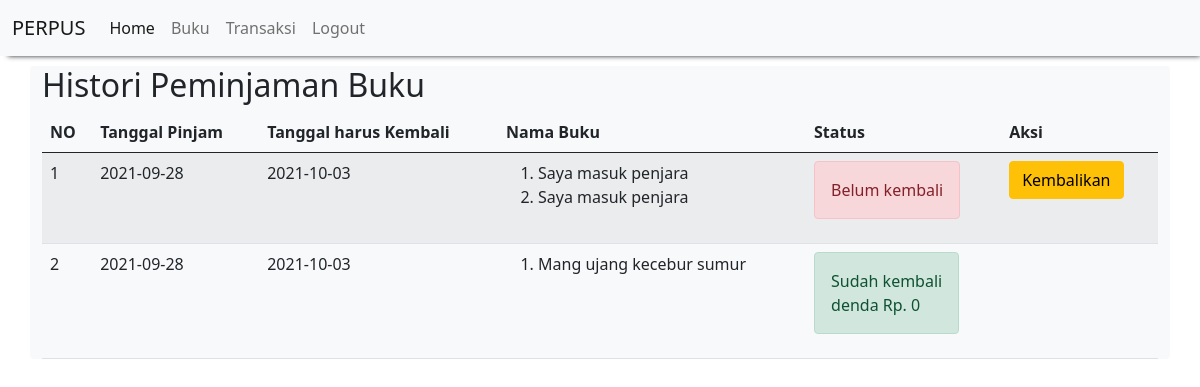
Screenshot of /Perpustakaan2/histori_peminjaman.php (signed in) with the database file from the repository.
### tables this page shows
CREATE TABLE `peminjaman_buku` (
  `id_peminjaman_buku` int(11) NOT NULL,
  `id_siswa` int(11) NOT NULL,
  `tanggal_pinjam` date NOT NULL,
  `tanggal_kembali` date NOT NULL
);

CREATE TABLE `detail_peminjaman_buku` (
  `id_detail_peminjaman_buku` int(11) NOT NULL,
  `id_peminjaman_buku` int(11) NOT NULL,
  `id_buku` int(11) NOT NULL,
  `qty` int(11) NOT NULL
);

CREATE TABLE `buku` (
  `id_buku` int(11) NOT NULL,
  `nama_buku` varchar(255) NOT NULL,
  `penulis` varchar(255) NOT NULL,
  `penerbit` varchar(255) NOT NULL,
  `deskripsi` text NOT NULL,
  `foto` varchar(255) NOT NULL
);

CREATE TABLE `pengembalian_buku` (
  `id_pengembalian_buku` int(11) NOT NULL,
  `id_peminjaman_buku` int(11) NOT NULL,
  `tanggal_pengembalian` date NOT NULL,
  `denda` int(11) NOT NULL
);

### Perpustakaan2/histori_peminjaman.php (the view)
<?php
    include "header.php";
?>
<h2>Histori Peminjaman Buku</h2>
<table class="table table-hover table-striped">
    <thead>
        <th>NO</th><th>Tanggal Pinjam</th><th>Tanggal harus Kembali</th><th>Nama Buku</th><th>Status</th><th>Aksi</th>
    </thead>
    <tbody>
        <?php
        include "koneksi.php";
        $qry_histori=mysqli_query($conn,"select * from peminjaman_buku order by id_peminjaman_buku desc");
        $no=0;
        while($dt_histori=mysqli_fetch_array($qry_histori)){
            $no++;
            $buku_dipinjam="<ol>";
            $qry_buku=mysqli_query($conn,"select * from  detail_peminjaman_buku join buku on buku.id_buku=detail_peminjaman_buku.id_buku where id_peminjaman_buku = '".$dt_histori['id_peminjaman_buku']."'");
            while($dt_buku=mysqli_fetch_array($qry_buku)){
                $buku_dipinjam.="<li>".$dt_buku['nama_buku']."</li>";
            }
            $buku_dipinjam.="</ol>";
            $qry_cek_kembali=mysqli_query($conn,"select * from pengembalian_buku where id_peminjaman_buku = '".$dt_histori['id_peminjaman_buku']."'");
            if(mysqli_num_rows($qry_cek_kembali)>0){
                $dt_kembali=mysqli_fetch_array($qry_cek_kembali);
                $denda="denda Rp. ".$dt_kembali['denda'];
                $status_kembali="<label class='alert alert-success'>Sudah kembali <br>".$denda."</label>";
                $button_kembali="";
            } else {
                $status_kembali="<label class='alert alert-danger'>Belum kembali</label>";
                $button_kembali="<a href='kembali.php?id=".$dt_histori['id_peminjaman_buku']."' class='btn btn-warning' onclick='return confirm(\"hello\")'>Kembalikan</a>";
            }
        ?>
            <tr>
                <td><?=$no?></td><td><?=$dt_histori['tanggal_pinjam']?></td><td><?=$dt_histori['tanggal_kembali']?></td><td><?=$buku_dipinjam?></td><td><?=$status_kembali?></td><td><?=$button_kembali?></td>
            </tr>
        <?php
        }
        ?>
    </tbody>
</table>
<?php
    include "footer.php";
?>

### rows the page displays
peminjaman_buku: tanggal_pinjam "2021-09-28", tanggal_kembali "2021-10-03", shows "Belum kembali"
detail_peminjaman_buku: id_buku.nama_buku "Saya masuk penjara"
detail_peminjaman_buku: id_buku.nama_buku "Saya masuk penjara"
peminjaman_buku: tanggal_pinjam "2021-09-28", tanggal_kembali "2021-10-03", pengembalian_buku.denda "denda Rp. 0"
detail_peminjaman_buku: id_buku.nama_buku "Mang ujang kecebur sumur"
